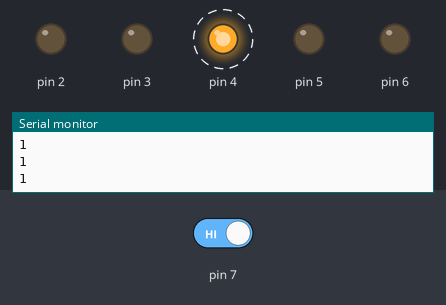
Bench run of a sketch on a simulated Arduino Uno, built with avr-gcc and run on an emulated ATmega328P. Shown: output pins drawn as LEDs (lit = HIGH), the last lines printed to the serial monitor. Dashed ring = blinking. The inputs (shaded band) are chosen by the test bench; at power-on: pin 7 HIGH.

Above: at 3.05 s.
3.1 s: pin 7 driven LOW
At 4.5 s:
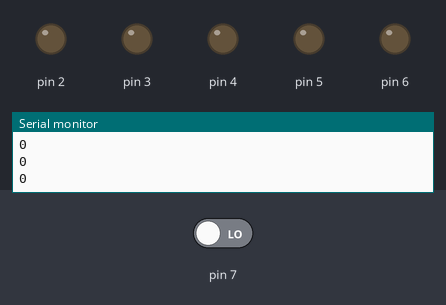
4.8 s: pin 7 driven HIGH
At 4.95 s:
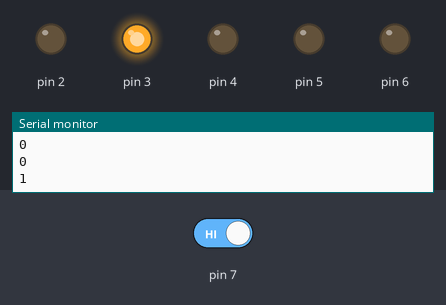
At 5.9 s:
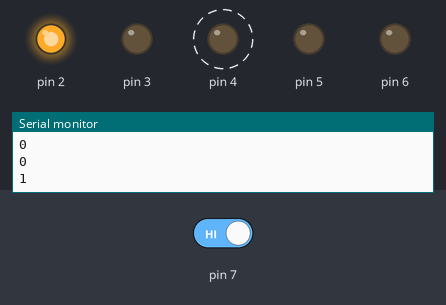
Timing chart, 0 to 14.3 s (numbered marks = the images above; inputs shaded):
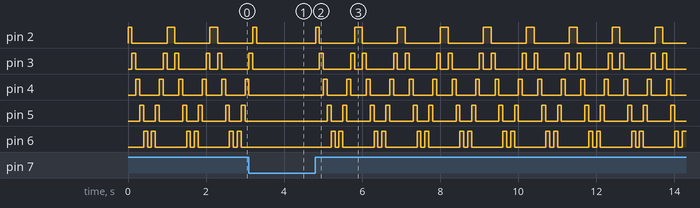

The sketch:

blink_multi_led_for.ino
```cpp
int timer=100;
boolean isOn=false;
void setup() {
  // put your setup code here, to run once:
  Serial.begin(9600);
  for (int thisPin=2;thisPin<7;thisPin++){
    pinMode(thisPin, OUTPUT);
  }
  pinMode(7, INPUT);
}

void loop() {
  // put your main code here, to run repeatedly:
  int val=digitalRead(7);
  Serial.println(val);

  if (val == LOW){
    for (int thisPin=2;thisPin<7;thisPin++){
      digitalWrite(thisPin,LOW);
    }
  } else {
      for (int thisPin=2;thisPin<7;thisPin++){
        digitalWrite(thisPin,HIGH);
        delay(timer);
        digitalWrite(thisPin,LOW);
      }

      for (int thisPin=7;thisPin>=2;thisPin--){
        digitalWrite(thisPin,HIGH);
        delay(timer);
        digitalWrite(thisPin,LOW);
      }
  }

}
```

Measured:
- after the input at 3.1 s, pin 3: goes on until 3.2 s, then stays LOW; pin 4: goes on until 3.1 s, then stays LOW; pin 5, pin 6: stops changing and stays LOW
- after the input at 4.8 s, pin 2: LOW → HIGH at once, then repeats every 1.1 s: LOW 0.90 s, HIGH 0.20 s; pin 3: LOW → HIGH after 0.11 s, then repeats every 1.1 s: LOW 0.70 s, HIGH 0.10 s, LOW 0.20 s, HIGH 0.10 s
- by itself, pin 2: repeats every 1.1 s: LOW 0.90 s, HIGH 0.20 s
- by itself, pin 3: repeats every 1.1 s: LOW 0.70 s, HIGH 0.10 s, LOW 0.20 s, HIGH 0.10 s
- by itself, pin 4: alternates HIGH for 0.10 s and LOW for 0.50 s
- by itself, pin 5: repeats every 1.1 s: LOW 0.30 s, HIGH 0.10 s, LOW 0.60 s, HIGH 0.10 s
- by itself, pin 6: repeats every 1.1 s: LOW 0.10 s, HIGH 0.10 s, LOW 0.80 s, HIGH 0.10 s
